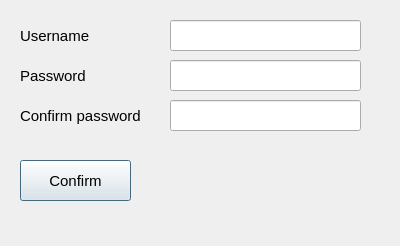
<?xml version="1.0" encoding="UTF-8"?>
<ui version="4.0">
 <class>Sign_up</class>
 <widget class="QDialog" name="Sign_up">
  <property name="geometry">
   <rect>
    <x>0</x>
    <y>0</y>
    <width>400</width>
    <height>246</height>
   </rect>
  </property>
  <property name="windowTitle">
   <string>Dialog</string>
  </property>
  <widget class="QLabel" name="username">
   <property name="geometry">
    <rect>
     <x>20</x>
     <y>20</y>
     <width>91</width>
     <height>31</height>
    </rect>
   </property>
   <property name="font">
    <font>
     <pointsize>11</pointsize>
    </font>
   </property>
   <property name="text">
    <string>Username</string>
   </property>
  </widget>
  <widget class="QLabel" name="password">
   <property name="geometry">
    <rect>
     <x>20</x>
     <y>60</y>
     <width>91</width>
     <height>31</height>
    </rect>
   </property>
   <property name="font">
    <font>
     <pointsize>11</pointsize>
    </font>
   </property>
   <property name="text">
    <string>Password</string>
   </property>
  </widget>
  <widget class="QLabel" name="confirm">
   <property name="geometry">
    <rect>
     <x>20</x>
     <y>100</y>
     <width>151</width>
     <height>31</height>
    </rect>
   </property>
   <property name="font">
    <font>
     <pointsize>11</pointsize>
    </font>
   </property>
   <property name="text">
    <string>Confirm password</string>
   </property>
  </widget>
  <widget class="QPushButton" name="c_password">
   <property name="geometry">
    <rect>
     <x>20</x>
     <y>160</y>
     <width>111</width>
     <height>41</height>
    </rect>
   </property>
   <property name="font">
    <font>
     <pointsize>11</pointsize>
    </font>
   </property>
   <property name="text">
    <string>Confirm</string>
   </property>
  </widget>
  <widget class="QLineEdit" name="lineEdit">
   <property name="geometry">
    <rect>
     <x>170</x>
     <y>20</y>
     <width>191</width>
     <height>31</height>
    </rect>
   </property>
  </widget>
  <widget class="QLineEdit" name="lineEdit_2">
   <property name="geometry">
    <rect>
     <x>170</x>
     <y>60</y>
     <width>191</width>
     <height>31</height>
    </rect>
   </property>
   <property name="echoMode">
    <enum>QLineEdit::Password</enum>
   </property>
  </widget>
  <widget class="QLineEdit" name="lineEdit_3">
   <property name="geometry">
    <rect>
     <x>170</x>
     <y>100</y>
     <width>191</width>
     <height>31</height>
    </rect>
   </property>
   <property name="echoMode">
    <enum>QLineEdit::Password</enum>
   </property>
  </widget>
 </widget>
 <resources/>
 <connections/>
</ui>
